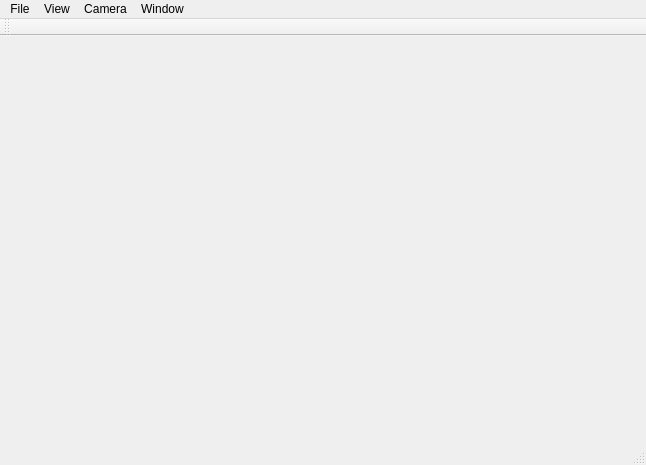
<?xml version="1.0" encoding="UTF-8"?>
<ui version="4.0">
 <class>MainWindow</class>
 <widget class="QMainWindow" name="MainWindow">
  <property name="geometry">
   <rect>
    <x>0</x>
    <y>0</y>
    <width>646</width>
    <height>465</height>
   </rect>
  </property>
  <property name="windowTitle">
   <string>MainWindow</string>
  </property>
  <widget class="QWidget" name="centralWidget"/>
  <widget class="QMenuBar" name="menuBar">
   <property name="geometry">
    <rect>
     <x>0</x>
     <y>0</y>
     <width>646</width>
     <height>21</height>
    </rect>
   </property>
   <widget class="QMenu" name="menuFile">
    <property name="title">
     <string>File</string>
    </property>
    <addaction name="actionOpenOgreMesh"/>
    <addaction name="actionSaveOgreMesh"/>
    <addaction name="separator"/>
    <addaction name="actionImportObj"/>
    <addaction name="actionExportObj"/>
    <addaction name="actionBatchConverter"/>
    <addaction name="separator"/>
    <addaction name="actionExit"/>
   </widget>
   <widget class="QMenu" name="menuWindows">
    <property name="title">
     <string>Window</string>
    </property>
   </widget>
   <widget class="QMenu" name="menuCamera">
    <property name="title">
     <string>Camera</string>
    </property>
    <addaction name="actionResetCamera"/>
   </widget>
   <widget class="QMenu" name="menuView">
    <property name="title">
     <string>View</string>
    </property>
   </widget>
   <addaction name="menuFile"/>
   <addaction name="menuView"/>
   <addaction name="menuCamera"/>
   <addaction name="menuWindows"/>
  </widget>
  <widget class="QToolBar" name="mainToolBar">
   <attribute name="toolBarArea">
    <enum>TopToolBarArea</enum>
   </attribute>
   <attribute name="toolBarBreak">
    <bool>false</bool>
   </attribute>
  </widget>
  <widget class="QStatusBar" name="statusBar"/>
  <action name="actionOpenOgreMesh">
   <property name="text">
    <string>Open Ogre Mesh</string>
   </property>
  </action>
  <action name="actionResetCamera">
   <property name="text">
    <string>Reset Camera</string>
   </property>
  </action>
  <action name="actionSaveOgreMesh">
   <property name="text">
    <string>Save Ogre Mesh</string>
   </property>
  </action>
  <action name="actionImportObj">
   <property name="text">
    <string>Import Wavefront Obj</string>
   </property>
  </action>
  <action name="actionExportObj">
   <property name="text">
    <string>Export Wavefront Obj</string>
   </property>
  </action>
  <action name="actionExit">
   <property name="text">
    <string>Exit</string>
   </property>
  </action>
  <action name="actionBatchConverter">
   <property name="text">
    <string>Batch Converter</string>
   </property>
  </action>
 </widget>
 <layoutdefault spacing="6" margin="11"/>
 <resources/>
 <connections/>
</ui>
